Frame 1 (no input): blank canvas, image omitted
Frame 60 (no input): blank canvas, image omitted
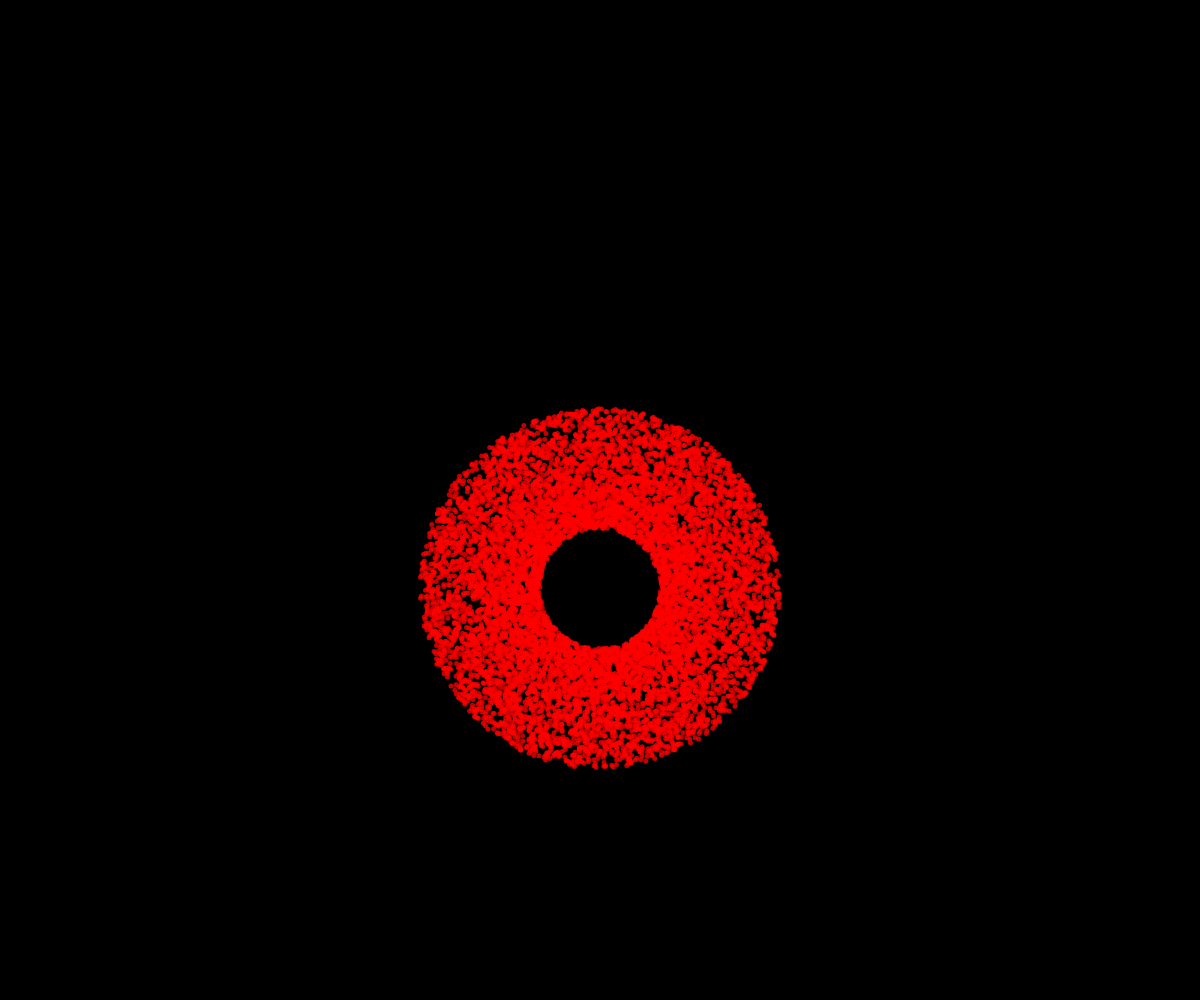
Frame 120 (the mouse pressed at the canvas centre since frame 60)

The p5.js sketch whose frames 1 and 60 were blank and that drew this single picture after the mouse press (run headless with seeded random() and noise() and a simulated clock; from frame 60 on, the mouse is pressed at the canvas centre):

// p5.js sketch
// ── sketch.js
// Firework OOP demo
// JP


const NUMBER_OF_FIREWORKS_PER_CLICK = 10000;

class Particle {
  constructor(x, y, dx, dy) {
    this.x = x;
    this.y = y;
    this.size = 5;
    this.dx = dx;
    this.dy = dy;
    this.r = 255;
    this.g = 0;
    this.b = 0;
    this.opacity = 255;
  }

  display() {
    noStroke();
    fill(this.r, this.g, this.b, this.opacity);
    circle(this.x, this.y, this.size);
  }

  update() {
    //move the particle
    this.x += this.dx;
    this.y += this.dy;

    //fade away over time
    this.opacity--;

    //apply gravity
    this.dy += 0.05;
  }

  isDead() {
    return this.opacity <= 0;

  }
}

let theFireworks = [];



function setup() {
  createCanvas(windowWidth, windowHeight);
  angleMode(DEGREES);
}

function draw() {
  background(0);

  for (let firework of theFireworks) {
    if (firework.isDead()) {
      //delete it
      let index = theFireworks.indexOf(firework);
      theFireworks.splice(index, 1);
    }
    else {
      //move and display 
      firework.update();
      firework.display();
    }
  }
}

function mousePressed() {
  let angle = 0;
  for (let i = 0; i < NUMBER_OF_FIREWORKS_PER_CLICK; i++) {
    let speed = random(1, 3);
    let dx = cos(angle) * speed;
    let dy = sin(angle) * speed;
    let someFirework = new Particle(mouseX, mouseY, dx, dy);
    theFireworks.push(someFirework);

    angle += 360 / NUMBER_OF_FIREWORKS_PER_CLICK;
  }

}
